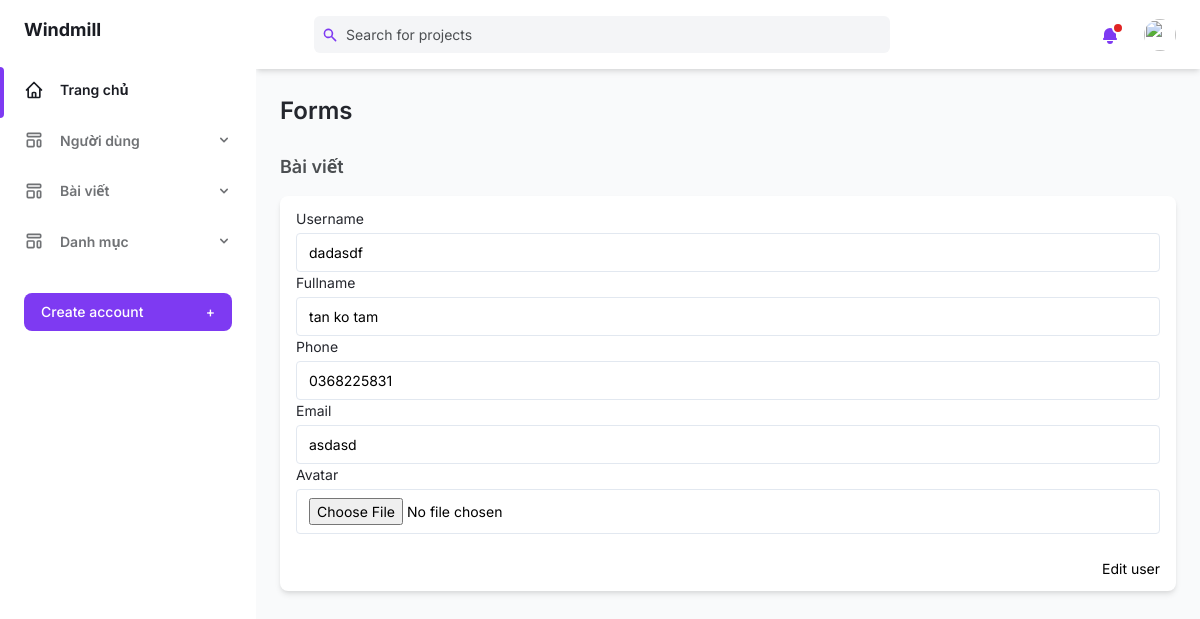
Screenshot of /DoAnTTCN/admin/user_manager/edit.php?username=dadasdf with the database file from the repository.
### tables this page shows
CREATE TABLE IF NOT EXISTS `tbl_user` (
  `username` varchar(50) NOT NULL DEFAULT '',
  `password` varchar(500) DEFAULT NULL,
  `fullname` varchar(500) DEFAULT NULL,
  `phone` char(10) DEFAULT NULL,
  `email` char(100) DEFAULT NULL,
  `isadmin` bit(1) DEFAULT NULL,
  `avatar` varchar(500) DEFAULT NULL,
  `createddate` date DEFAULT NULL,
  `coverimg` varchar(500) DEFAULT NULL,
  `description` text,
  `sex` int DEFAULT NULL,
  `cccd` varchar(50) DEFAULT NULL,
  `address` varchar(500) DEFAULT NULL,
  PRIMARY KEY (`username`)
);

### DoAnTTCN/admin/user_manager/edit.php (the view, shortened to what this page needs)
<?php
include '../config/config.php';
include '../layout/side-bars.php';
$user = $_GET['username'];
$userFocus = $conn->query("select * from tbl_user where username = '$user' ");
if ($userFocus->num_rows > 0) {
    $row = $userFocus->fetch_assoc();
    ?>
    <div class="flex flex-col flex-1 w-full">
        <?php include '../layout/header.php' ?>
        <main class="h-full pb-16 overflow-y-auto">
            <div class="container px-6 mx-auto grid">
                <h2 class="my-6 text-2xl font-semibold text-gray-700 dark:text-gray-200">
                    Forms
                </h2>
                <h4 class="mb-4 text-lg font-semibold text-gray-600 dark:text-gray-300">
                    Bài viết
                </h4>
                <form method="post" enctype="multipart/form-data">
                    <div class="px-4 py-3 mb-8 bg-white rounded-lg shadow-md dark:bg-gray-800">
                        <label class="block text-sm">
                            <span class="text-gray-700 dark:text-gray-400">Username</span>
                            <input
                                class="block w-full mt-1 text-sm dark:border-gray-600 dark:bg-gray-700 focus:border-purple-400 focus:outline-none focus:shadow-outline-purple dark:text-gray-300 dark:focus:shadow-outline-gray form-input"
                                name="username" value="<?php echo $row['username'] ?>" readonly />
                        </label>
                        <label class="block text-sm">
                            <span class="text-gray-700 dark:text-gray-400">Fullname</span>
                            <input
                                class="block w-full mt-1 text-sm dark:border-gray-600 dark:bg-gray-700 focus:border-purple-400 focus:outline-none focus:shadow-outline-purple dark:text-gray-300 dark:focus:shadow-outline-gray form-input"
                                name="fullname" value="<?php echo $row['fullname'] ?>" />
                        </label>
                        <label class="block text-sm">
                            <span class="text-gray-700 dark:text-gray-400">Phone</span>
                            <input
                                class="block w-full mt-1 text-sm dark:border-gray-600 dark:bg-gray-700 focus:border-purple-400 focus:outline-none focus:shadow-outline-purple dark:text-gray-300 dark:focus:shadow-outline-gray form-input"
                                name="phone" value="<?php echo $row['phone'] ?>" />
                        </label>
                        <label class="block text-sm">
                            <span class="text-gray-700 dark:text-gray-400">Email</span>
                            <input
                                class="block w-full mt-1 text-sm dark:border-gray-600 dark:bg-gray-700 focus:border-purple-400 focus:outline-none focus:shadow-outline-purple dark:text-gray-300 dark:focus:shadow-outline-gray form-input"
                                name="email" value="<?php echo $row['email'] ?>" />
                        </label>
                        <label class="block text-sm">
                            <span class="text-gray-700 dark:text-gray-400">Avatar</span>
                            <input type="file"
                                class="block w-full mt-1 text-sm dark:border-gray-600 dark:bg-gray-700 focus:border-purple-400 focus:outline-none focus:shadow-outline-purple dark:text-gray-300 dark:focus:shadow-outline-gray form-input"
                                name="avatar" />
                        </label>
                        <div class="flex mt-6 text-sm">
                            <div class="btn-submit">
                                <button onclick="alert('Chac chan se luu chu?')" type="submit" name="btn-edit-user">Edit
                                    user</button>
                            </div>
                        </div>
                    </div>
                </form>
                <?php
}
?>
        </div>
    </main>
</div>
</div>
</body>
</html>

### DoAnTTCN/resource/admin/assets/css/submit-form.css (style rules this page uses)
.btn-submit { width: 100%; display: flex; justify-content: end; }

### rows the page displays
tbl_user: username "dadasdf", fullname "tan ko tam", phone "0368225831", email "asdasd"
